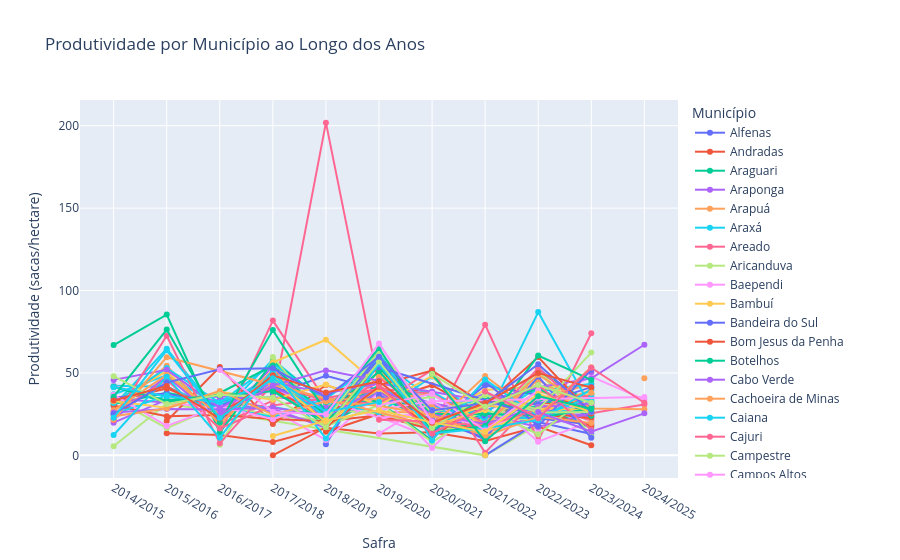

Notebook source saved alongside this figure:
### Code cell
fig = px.line(
    df_safra_municipios,
    x="safra",
    y="18_produtividade_sacas_ha",
    color="municipio_fazenda",
    markers=True,
    title="Produtividade por Município ao Longo dos Anos"
)

fig.update_layout(
    xaxis_title="Safra",
    yaxis_title="Produtividade (sacas/hectare)",
    legend_title="Município",
    hovermode="x unified"
)

fig.update_xaxes(categoryorder='array', categoryarray=safras)

fig.show()
